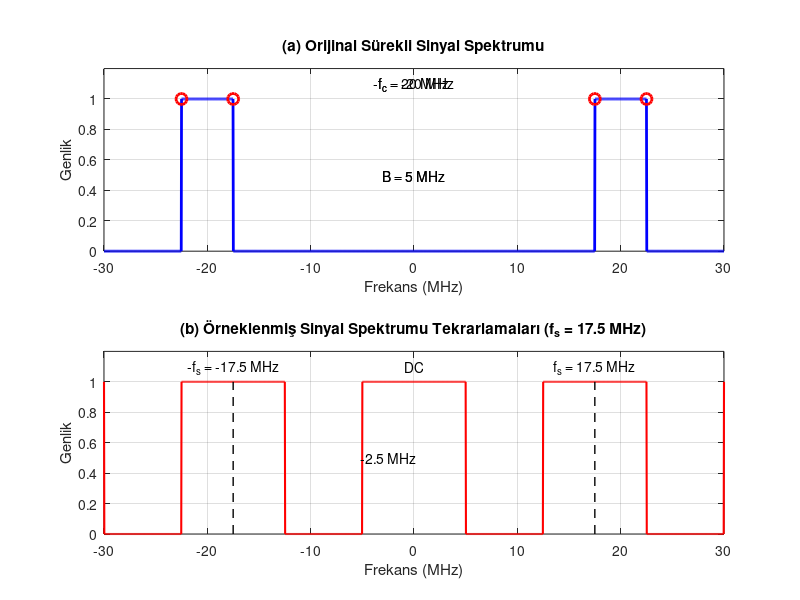

Reproduce this figure in MATLAB.
    clear all; close all; clc;

    % Parametreleri tanımla
    fc = 20e6;       % Merkez frekansı: 20 MHz
    B = 5e6;         % Bant genişliği: 5 MHz
    fs = 17.5e6;     % Örnekleme frekansı: 17.5 MHz
    % fs >= 2fc olmalı (NYQUIST)
    
    % Frekans eksenini oluştur
    f = linspace(-30e6, 30e6, 2000);
    % Orijinal band-pass sinyal spektrumunu oluştur
    X_original = zeros(size(f));
    X_original((f >= fc-B/2) & (f <= fc+B/2)) = 1;
    X_original((f >= -fc-B/2) & (f <= -fc+B/2)) = 1;
    % Örneklenmiş sinyal spektrumunu oluştur (tekrarlamalarla)
    X_sampled = zeros(size(f));
    n = -3:3;  % Kaç tane tekrar gösterilecek
    
    for k = n
        X_sampled = X_sampled + ((f >= k*fs + fc-B/2) & (f <= k*fs + fc+B/2));
        X_sampled = X_sampled + ((f >= k*fs - fc-B/2) & (f <= k*fs - fc+B/2));
    end
    
    % Grafiği çiz
    figure('Position', [100, 100, 900, 600])
    
    % Alt grafik 1: Orijinal sürekli sinyal spektrumu
    subplot(2,1,1)
    plot(f/1e6, X_original, 'b', 'LineWidth', 2)
    title('(a) Orijinal Sürekli Sinyal Spektrumu')
    xlabel('Frekans (MHz)')
    ylabel('Genlik')
    xlim([-30, 30])
    ylim([0, 1.2])
    grid on
    
    % Önemli noktaları işaretle
    hold on
    plot([-fc-B/2, -fc+B/2]/1e6, [1, 1], 'ro', 'MarkerSize', 8, 'LineWidth', 2)
    plot([fc-B/2, fc+B/2]/1e6, [1, 1], 'ro', 'MarkerSize', 8, 'LineWidth', 2)
    text(-22.5/1e6, 1.1, '-f_c = -20 MHz', 'HorizontalAlignment', 'center')
    text(22.5/1e6, 1.1, 'f_c = 20 MHz', 'HorizontalAlignment', 'center')
    text(-17.5/1e6, 0.5, 'B = 5 MHz', 'HorizontalAlignment', 'center')
    text(17.5/1e6, 0.5, 'B = 5 MHz', 'HorizontalAlignment', 'center')
    hold off
    
    % Alt grafik 2: Örneklenmiş sinyal spektrumu tekrarlamaları
    subplot(2,1,2)
    plot(f/1e6, X_sampled, 'r', 'LineWidth', 1.5)
    title('(b) Örneklenmiş Sinyal Spektrumu Tekrarlamaları (f_s = 17.5 MHz)')
    xlabel('Frekans (MHz)')
    ylabel('Genlik')
    xlim([-30, 30])
    ylim([0, 1.2])
    grid on
    
    % Örnekleme frekansı ve tekrarları işaretle
    hold on
    for k = n
        if k ~= 0
            plot([k*fs, k*fs]/1e6, [0, 1], 'k--', 'LineWidth', 1)
        end
    end
    text(0, 1.1, 'DC', 'HorizontalAlignment', 'center')
    text(fs/1e6, 1.1, 'f_s = 17.5 MHz', 'HorizontalAlignment', 'center')
    text(-fs/1e6, 1.1, '-f_s = -17.5 MHz', 'HorizontalAlignment', 'center')
    text(-2.5, 0.5, '-2.5 MHz', 'HorizontalAlignment', 'center')
    hold off
    
    % Grafiği düzenle
    set(gcf, 'Color', 'w')
